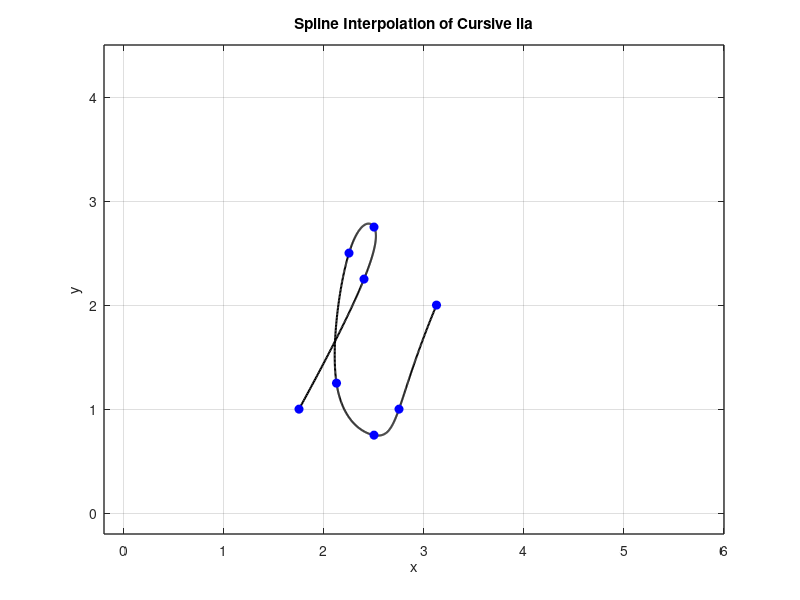

Write MATLAB code to recreate this figure.
% Define data points for x and y coordinates
x=[1.75 2.40 2.50 2.25 2.125 2.50 2.75 3.125];
y=[1.00 2.25 2.75 2.50 1.250 0.75 1.00 2.000];

n=length(x);
t= 0:n-1; % Parametric coordinate t
tt= 0:0.01:n-1; % More dense coor tt fir spline interpolation

% Compute spline interpolation
xx= spline(t,x,tt);
yy= spline(t,y,tt);

% Plot settings
figure(1)
plot(xx,yy,'k','Linewidth',1.5) % plot spline
hold on 
plot (x,y,'bo','MarkerFaceColor','b') % plot data points
axis([-0.2 6 -0.2 4.5])
grid on
title('Spline Interpolation of Cursive lia')
xlabel('x')
ylabel('y')
set(gca,'FontSize',10,'LineWidth',1)
grid on